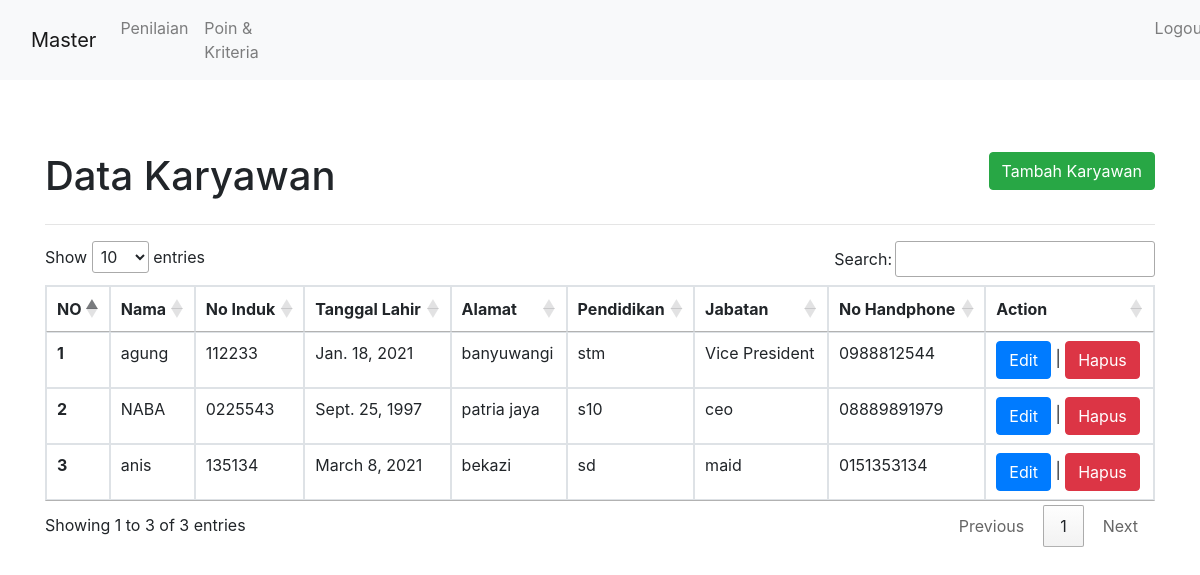
The page /dashboard/ (signed in) on the database its author committed.
### nilai/models.py (models this page shows, shortened)
class Data_Karyawan(models.Model):
    nama = models.CharField(max_length=100)
    no_induk = models.CharField(max_length=100)
    tanggal_lahir = models.DateField()
    alamat = models.CharField(max_length=100)
    pendidikan = models.CharField(max_length=100)
    jabatan = models.CharField(max_length=100)
    no_telp = models.CharField(max_length=100)
    skor = models.FloatField(null=True,blank=True)

### nilai/views.py (the view, shortened to what this page needs)
# urls.py: path('',login_required(dashboard,login_url='login'),name='dashboard'),
def dashboard(r):
    kriteria = Data_Karyawan.objects.all()
    for x in Data_Karyawan.objects.all():
        d = x.karyawan.all()
        b = sum([(c.nilai / int(Data_Nilai_Karyawan.objects.filter(kriteria=c.kriteria).aggregate(Max('nilai'))['nilai__max'])) * c.kriteria.bobot if c.kriteria.attribut == 'benefit' else (c.nilai / int(Data_Nilai_Karyawan.objects.filter(kriteria=c.kriteria).aggregate(Min('nilai'))['nilai__min'])) * c.kriteria.bobot for c in d])
        print(b)
        x.skor = b
        x.save()
    data = Data_Karyawan.objects.all()
    kriteria = Data_Kriteria.objects.all()
    context = {
        'a':data,
        'kriteria':kriteria
    }
    return render(r,'dashboard.html',context)

### nilai/models.py (called while the page is built)
    def __str__(self):
        return self.nama_kriteria

### templates/dashboard.html (shortened to what this page needs)
{% extends "snippets/base.html" %}
{% block  content %}
<div class="container">
    <br>
    <div class="row">
        <div class="col">
            <h1>Data Karyawan</h1>
        </div>
        <div class="col  text-right">
            <a href="{% url 'tambah-data-karyawan' %}" class="btn btn-success">Tambah Karyawan</a>
        </div>
    </div>
    <hr>
    <table class="table table-bordered" id="myTable">
        <thead>
        <tr>
            <th scope="col">NO</th>
            <th scope="col">Nama</th>
            <th scope="col">No Induk</th>
            <th scope="col">Tanggal Lahir</th>
            <th scope="col">Alamat</th>
            <th scope="col">Pendidikan</th>
            <th scope="col">Jabatan</th>
            <th scope="col">No Handphone</th>
            <th scope="col">Action</th>
        </tr>
        </thead>
        <tbody>
        {% for x in a %}
        <tr>
            <th scope="row">{{forloop.counter}}</th>
            <td>{{x.nama}}</td>
            <td>{{x.no_induk}}</td>
            <td>{{x.tanggal_lahir}}</td>
            <td>{{x.alamat}}</td>
            <td>{{x.pendidikan}}</td>
            <td>{{x.jabatan}}</td>
            <td>{{x.no_telp}}</td>
            <td><a href="{% url 'edit-data-karyawan' id=x.id %}" class="btn btn-primary">Edit</a> |
                <a href="{% url 'hapus-data-karyawan' id=x.id %}" class="btn btn-danger">Hapus</a>
            </td>
        </tr>
        {% endfor %}
        </tbody>
    </table>
</div>
{% endblock content %}

### templates/snippets/base.html (shortened to what this page needs)
<!DOCTYPE html>
<html lang="en">
<head>
    {% include "snippets/assets.html" %}
</head>
<body>
<nav class="navbar navbar-expand-lg navbar-light bg-light">
    <div class="container-fluid">
        <a class="navbar-brand" href="{% url 'dashboard' %}">Master</a>
        <div class="collapse navbar-collapse" id="navbarNavDropdown">
            <ul class="navbar-nav">
                <li class="nav-item">
                    <a class="nav-link" aria-current="page" href="{% url 'penilaian' %}">Penilaian</a>
                </li>
                <li class="nav-item">
                    <a class="nav-link" href="{% url 'kriteria' %}">Poin & Kriteria</a>
                </li>
                <li class="nav-item" style="margin-left:55rem;">
                    <a class="nav-link" href="{% url 'logout' %}">Logout</a>
                </li>
            </ul>
        </div>
    </div>
</nav>
<br><br>
{% block content %}
{% endblock content %}
</body>
</html>

### templates/snippets/assets.html (shortened to what this page needs)
<link href="//maxcdn.bootstrapcdn.com/bootstrap/4.1.1/css/bootstrap.min.css" rel="stylesheet" id="bootstrap-css">
<link rel="stylesheet" href="//cdn.datatables.net/1.10.23/css/jquery.dataTables.min.css">

### rows shown on the page
Data_Karyawan: nama "agung", no_induk "112233", tanggal_lahir "Jan. 18, 2021", alamat "banyuwangi", pendidikan "stm", jabatan "Vice President", no_telp "0988812544"
Data_Karyawan: nama "NABA", no_induk "0225543", tanggal_lahir "Sept. 25, 1997", alamat "patria jaya", pendidikan "s10", jabatan "ceo", no_telp "08889891979"
Data_Karyawan: nama "anis", no_induk "135134", tanggal_lahir "March 8, 2021", alamat "bekazi", pendidikan "sd", jabatan "maid", no_telp "0151353134"
